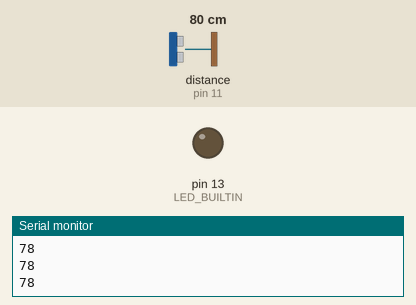
This sketch was run on a simulated Arduino Uno, built with avr-gcc and run on an emulated ATmega328P. On the bench: output pins drawn as LEDs (lit = HIGH), the last lines printed to the serial monitor. Wiring (inferred from the names in the program): ultrasonic range finder: trigger pin 12; echo pin 11. Dashed ring = blinking. The inputs (shaded band) are chosen by the test bench; at power-on: distance to the obstacle (sensor on pin 11) 80 cm. The echo pulse lasts 58.3 µs per cm; pins used as bus, display or sensor lines are not drawn.

Above: at 1.2 s.
1.3 s: distance to the obstacle (sensor on pin 11) set to 22 cm
2.8 s: distance to the obstacle (sensor on pin 11) set to 18 cm
At 3.3 s:
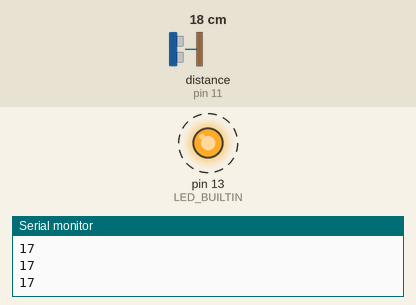
5.8 s: distance to the obstacle (sensor on pin 11) set to 35 cm
At 5.8 s:
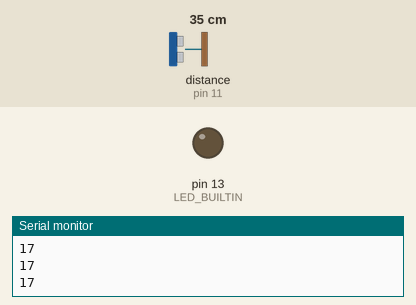
7.3 s: distance to the obstacle (sensor on pin 11) set to 17 cm
At 7.8 s:
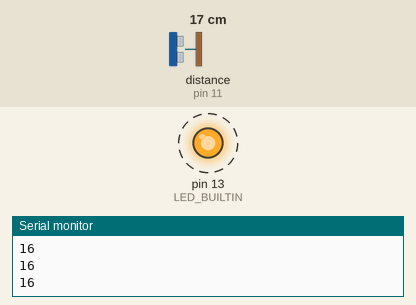
Timing chart, 0 to 11.3 s (numbered marks = the images above; inputs shaded):
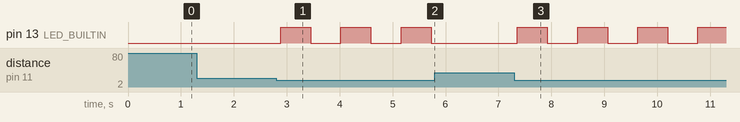

The sketch:

Lab2.ino
```cpp
int trig = 12;
int echo = 11;
int dua,dis,current,prev;
bool light=false;


void setup() {
  Serial.begin(9600);
  pinMode(trig,OUTPUT);
  pinMode(echo,INPUT);
  pinMode(LED_BUILTIN,OUTPUT);
  prev=millis();
}

void loop() {
  current=millis();
  digitalWrite(trig,LOW);
  delayMicroseconds(2);
  digitalWrite(trig,HIGH);
  delayMicroseconds(10);
  digitalWrite(trig,LOW);
  dua = pulseIn(echo,HIGH);
  dis = dua * 0.034 / 2;
  delay(50);
  if(dis<10){
    if(current-prev>100){
      if(light){
        digitalWrite(LED_BUILTIN,LOW);
        light=false;
      }else{
        digitalWrite(LED_BUILTIN,HIGH);
        light=true;
      }
      prev=millis();
    }
  }else if(dis<20){
    if(current-prev>500){
      if(light){
        digitalWrite(LED_BUILTIN,LOW);
        light=false;
      }else{
        digitalWrite(LED_BUILTIN,HIGH);
        light=true;
      }
      prev=millis();
    }
  }else{
    if(light){
      digitalWrite(LED_BUILTIN,LOW);
      light=false;
    }
  }
  Serial.println(dis);
}
```

Measured:
- the behaviour switches between 21 and 20 cm on distance to the obstacle (sensor on pin 11) (found by bisection; images 0 and 1)
- after the input at 2.8 s, pin 13 (LED_BUILTIN): alternates HIGH for 0.57 s and LOW for 0.57 s, starting after 0.08 s
- after the input at 5.8 s, pin 13 (LED_BUILTIN): stays LOW (without the input it goes to HIGH after 0.50 s)
- after the input at 7.3 s, pin 13 (LED_BUILTIN): alternates HIGH for 0.57 s and LOW for 0.57 s, starting after 0.06 s
